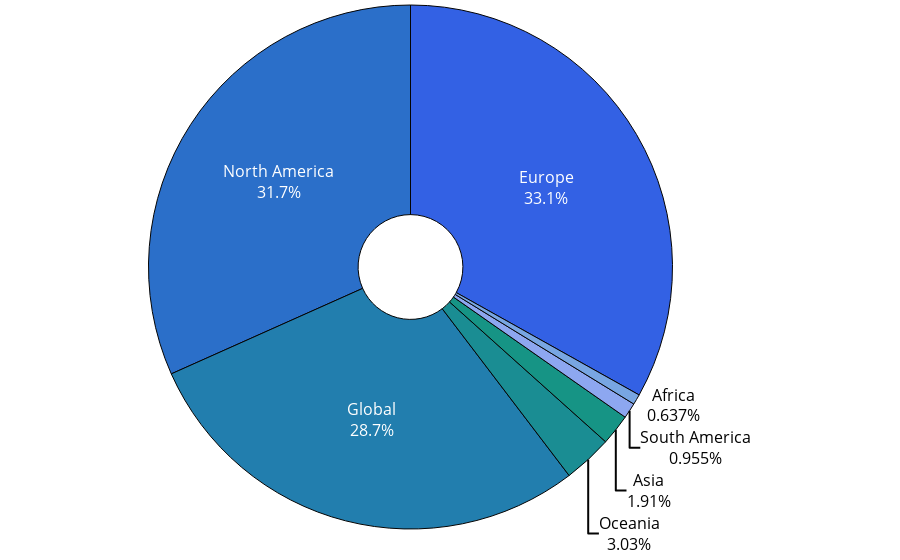

The notebook cell this image was saved under:
### Code cell
continent_his = (
    df_organizations["continent"]
    .value_counts()
    .to_frame()
    .rename_axis("continent_name")
)
continent_his.rename(
    index={
        "EU": "Europe",
        "NA": "North America",
        "": "Global",
        "OC": "Oceania",
        "AS": "Asia",
        "SA": "South America",
        "AF": "Africa",
    },
    inplace=True,
)
fig = px.pie(
    continent_his.reset_index(),
    values="continent",
    names="continent_name",
    color_discrete_sequence=color_discrete_sequence,
    hole=0.2,
)

fig.update_layout(
    font_size=16,
    showlegend=False,
    hovermode=False,
)
fig.update_traces(
    textposition="auto",
    textinfo="label+percent",
    marker=dict(line=dict(color=boarder_color, width=1)),
)
fig["layout"].update(margin=dict(l=0, r=0, b=0, t=0))

config = {
  'toImageButtonOptions': {
    'format': 'svg', # one of png, svg, jpeg, webp
  },
  'responsive':'true'
}
config = {
  'toImageButtonOptions': {
    'format': 'svg', # one of png, svg, jpeg, webp
  },
  'responsive':'true'
}
fig.show(config=config)

### Figure 1 — Plotly figure (JSON) as saved in the notebook; plotly's stock layout.template omitted (floating-point values rounded to 4 significant figures)
{"data": [{"domain": {"x": [0, 1], "y": [0, 1]}, "hole": 0.2, "hovertemplate": "continent_name=%{label}<br>continent=%{value}<extra></extra>", "labels": ["Europe", "North America", "Global", "Oceania", "Asia", "South America", "Africa"], "legendgroup": "", "marker": {"line": {"color": "#040404", "width": 1}}, "name": "", "showlegend": true, "textinfo": "label+percent", "textposition": "auto", "type": "pie", "values": [208, 199, 180, 19, 12, 6, 4]}], "layout": {"font": {"size": 16}, "hovermode": false, "legend": {"tracegroupgap": 0}, "margin": {"b": 0, "l": 0, "r": 0, "t": 0}, "piecolorway": ["#3361e4", "#2b6fc9", "#227eae", "#1a8d93", "#169485"], "showlegend": false}}
